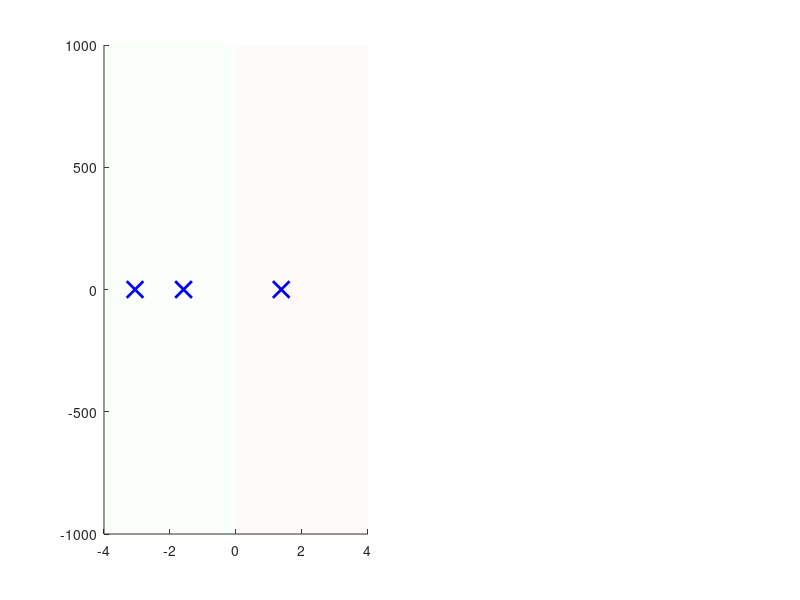

Write the MATLAB code that produced this figure. (Note: this script raises an error after producing the figure.)
%% Lab 2: Response Reconstruction from Poles Only
clear; clc; close all;

% Define the 4 Cases using only the Poles (DNA) from your analysis
% Case 1: Unstable (Real pole in RHP)
% Case 2: Oscillatory (Large Imaginary parts)
% Case 3: Integrator (One pole at 0)
% Case 4: Balanced (Poles in LHP)
case_poles = { ...
    [-1146.8, -37.8, 22.5], ...    % 1. No P + No DFF
    [-1153.7, -4.2+83.7j, -4.2-83.7j], ... % 2. P + No DFF
    [0, -1146.8, -15.3], ...       % 3. No P + DFF
    [-1146.8, -15.1, -0.2] ...     % 4. P + DFF
};

titles = {'1. No P + No DFF', '2. P + No DFF', '3. No P + DFF', '4. P + DFF'};
t = linspace(0, 2, 1000); % Time vector for 2 seconds

for i = 1:4
    figure('Color', 'w', 'Position', [100, 100, 1100, 500]);
    current_poles = case_poles{i};
    
    % --- LEFT: S-Plane Verification ---
    subplot(1,2,1); hold on;
    % Symmetric Log-like transform for visibility
    plot_real = sign(real(current_poles)) .* log10(1 + abs(real(current_poles)));
    
    fill([-4 0 0 -4], [-1000 -1000 1000 1000], [0.8 1 0.8], 'EdgeColor', 'none', 'FaceAlpha', 0.1); 
    fill([0 4 4 0], [-1000 -1000 1000 1000], [1 0.8 0.8], 'EdgeColor', 'none', 'FaceAlpha', 0.1);
    
    plot(plot_real, imag(current_poles), 'bx', 'LineWidth', 2, 'MarkerSize', 12);
    xline(0, 'k-'); yline(0, 'k-'); grid on; axis([-4 2 -100 100]);
    title(titles{i}); xlabel('Real (Log-Spaced)'); ylabel('Imag (j\omega)');

    % --- RIGHT: Natural Response from Poles ---
    subplot(1,2,2);
    % Construct the transfer function with Gain=1 and no zeros
    sys_recon = zpk([], current_poles, 1);
    
    if any(real(current_poles) > 0)
        impulse(sys_recon, 0.5); title('Unstable Natural Trend');
    elseif any(real(current_poles) == 0)
        step(sys_recon, 2); title('Integrator Ramp Response');
    else
        step(sys_recon, 2); title('Controlled Natural Response');
    end
    grid on;
end
